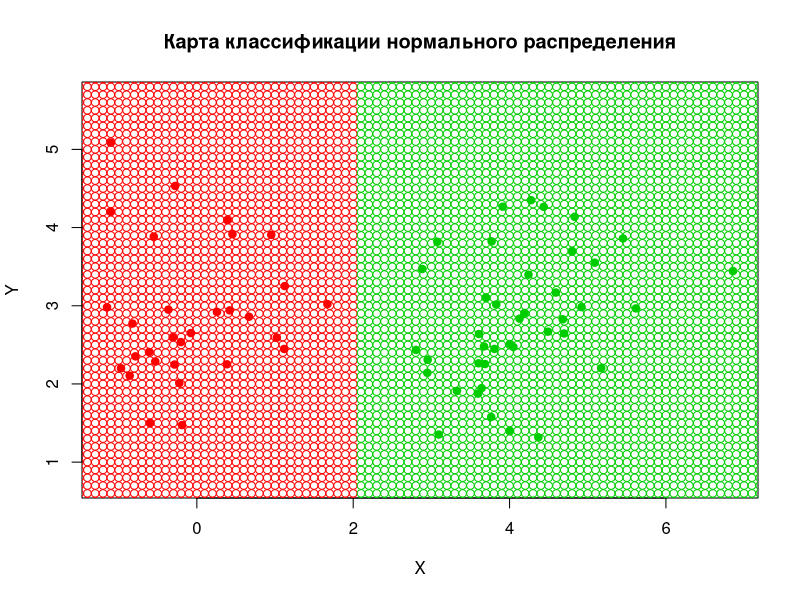

The R source for this figure:


library(MASS)



calc_mu <- function(xl) {
  l <- dim(xl)[2]
  res <- matrix(NA, 1, l)
  for (i in seq(l)) {
    res[1, i] <- mean(xl[,i])
  }
  return(res)
}

calc_sigma <- function(first, second, mu1, mu2) {
  rows1 <- nrow(first)
  rows2 <- nrow(second)
  cols <- ncol(first)
  
  res <- matrix(0, cols, cols)
  for (i in seq(rows1)) {
    res <- res + t(first[i,] - mu1) %*% (first[i,] - mu1)
  }
  for (i in seq(rows2)) {
    res <- res + t(second[i,] - mu2) %*% (second[i,] - mu2)
  }
  
  return(res/(rows1 + rows2 + 2))
}

LDF <- function(xl, len1, len2, Py, mu1, mu2, sigma, l1, l2, map) {
  Nu <- function(ksi, mu, sigma) (1/(sigma*sqrt(2*pi)))*exp(-(ksi-mu)^2 / (2*sigma^2))
  
  classification <- function(x, classes, mu, sigma, Py, lyambda) {
    classSum <- rep(0, length(classes))
    names(classSum) <- classes
    sigma[1,2] <- sigma[2,1] <- 1
    newSigma <- rbind(c(sigma[1,1], sigma[1,2]), c(sigma[1,1], sigma[1,2]))
    
    for (i in 1:length(classes)) {
      tmpSum <- 0
      
      for (j in 1:length(x)) {
        tmP <- Nu(x[j], mu[i,j], newSigma[i,j])
        tmpSum <- tmpSum + log(tmP)
      }
      classSum[i] <- tmpSum + log(lyambda[i]*Py[i])
    }
    
    return(names(which.max(classSum)))
  }
  
  classify_all <- function(classes, mu, sigma, Py, lyambda) {
    classifiedObj <- c()
    
    for(i in seq(min(mu[,1]) - 5, max(mu[,1] + 5), 0.1)) {
      for(j in seq(min(mu[,2]) - 5, max(mu[,2] + 5), 0.1)) {
        classifiedObj <- rbind(classifiedObj, c(i, j, classification(c(i, j), classes, mu, sigma, Py, lyambda)))
      }
    }
    return(classifiedObj)
  }
  
  discriminant <- function(mu1, mu2, sigma, Py) {
    
    inverse <- solve(sigma)
    b <- inverse %*% t(mu1 - mu2)
    
    x1 <- b[1, 1]
    y1 <- b[2, 1] 
    m <- (mu1 + mu2)
    const <- c(m %*% b) / 2
    
    func <- function(x, y) {
      x*x1 + y*y1 - const
    }
    
    return(func)
  }
  
  getLyambda <- function(l1, l2, P1, P2) {
    log((l1*P1)/(l2*P2))
  }
  
  draw_plot <- function(xl, mu1, mu2, sigma, Py, l1, l2) {
    mu <- rbind(mu1, mu2)
    x <- seq(min(mu[, 2]) - 5, max(mu[, 2]) + 5, length.out = 100)
    y <- seq(min(mu[, 2]) - 5, max(mu[, 2]) + 5, length.out = 100)
    
    func <- discriminant(mu1, mu2, sigma, Py)
    z <- outer(x, y, func)
    
    lyambda <- getLyambda(l1, l2, Py[1], Py[2])
    
    n <- ncol(xl)
    colors <- c("first"="red", "second"="green3")
    plot(xl[, 1:(n-1)], pch = 21, bg = colors[xl[,n]], col = colors[xl[,n]], 
         main = "Карта классификации нормального распределения", asp = 1)
    contour(x, y, z, lwd = 2.5, type="l", levels = lyambda, col = "black", drawlabels = F, add = T)
  }
  
  draw_map <- function(xl, classifiedObj) {
    n <- ncol(xl)
    colors <- c("first"="red", "second"="green3")
    plot(xl[, 1:(n-1)], pch = 21, bg = colors[xl[,n]], col = colors[xl[,n]], 
         main = "Карта классификации нормального распределения", asp = 1)
    points(classifiedObj[, 1:(n-1)], pch = 21, col = colors[classifiedObj[, n]])
  }
  
  len <- len1 + len2
  
  if(!map) {
    draw_plot(xl, mu1, mu2, sigma, Py, l1, l2)
  }
  else {
    classes <- unique(xl[,ncol(xl)])
    lyambda <- c(l1, l2)
    mu <- rbind(mu1, mu2)
    classified <- classify_all(classes, mu, sigma, Py, lyambda)
    draw_map(xl, classified)
  }
  
}

len1 <- 30
len2 <- 40
len <- len1+len2

xl <- read.table(file = "example.txt", header = TRUE)

first <- xl[1:len1,]
second <- xl[(len1+1):len,]


mu1 <- matrix(c(0, 3), 1, 2)
mu2 <- matrix(c(4, 3), 1, 2)

sigma <- matrix(c(0.5, 0, 0, 0.6), 2, 2)
print(sigma)
P1 <- 0.5
P2 <- 1 - P1
Py <- c(P1, P2)

l1 <- 1
l2 <- 1

map <- TRUE


LDF(xl, len1, len2, Py, mu1, mu2, sigma, l1, l2, map)
if(!map) lines(c(mu1[1], mu2[1]), c(mu1[2], mu2[2]), col = 'magenta', lwd = 2)
